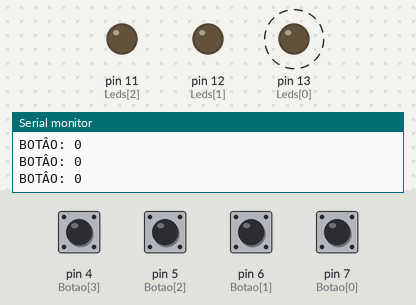
The sketch below on a simulated Arduino Uno, built with avr-gcc and run on an emulated ATmega328P. Parts: output pins drawn as LEDs (lit = HIGH), the last lines printed to the serial monitor. Dashed ring = blinking. Inputs (shaded band) come from the test bench; at power-on: pin 4 (Botao[3]), pin 5 (Botao[2]), pin 6 (Botao[1]), pin 7 (Botao[0]) LOW.

Above: at 1.25 s.
1.3 s: pin 6 (Botao[1]) pulled HIGH for 0.15 s
At 1.45 s:
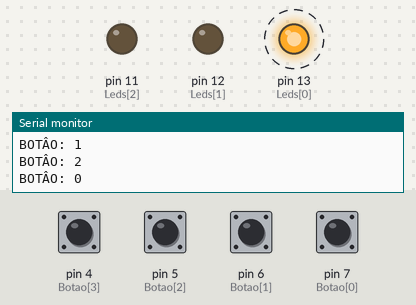
4.3 s: pin 7 (Botao[0]) pulled HIGH for 0.15 s
At 4.46 s:
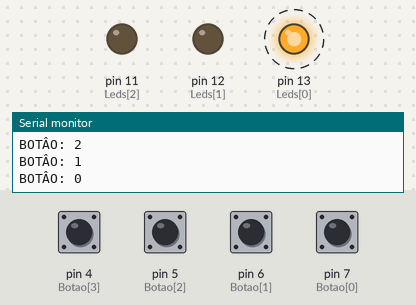
7.3 s: pin 7 (Botao[0]) pulled HIGH for 1 s
At 7.67 s:
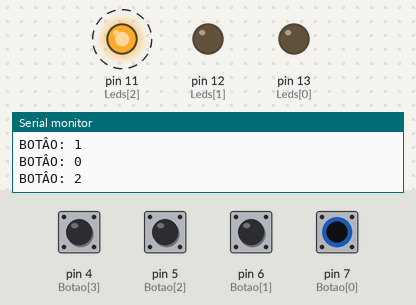
10.3 s: pin 6 (Botao[1]) pulled HIGH for 1 s
At 10.48 s:
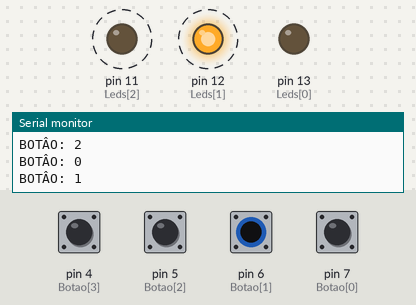
Timing chart, 0 to 15.3 s (numbered marks = the images above; inputs shaded):
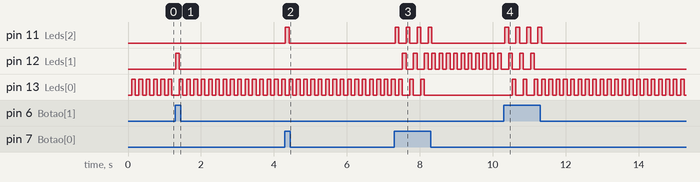

The sketch:

_ex5_.ino
```cpp
//Variáveis Globais
const byte Leds[3] = {13, 12, 11};
const byte Botao[4] = {7, 6, 5, 4};
void setup() {
  Serial.begin(9600);
  //Declaraçao leds
  byte led;
  for(led =0; led <= 2; led++){
    pinMode(Leds[led], OUTPUT);
  }
  //Declaração botão
  byte b;
  for(b = 0; b <= 1; b++){
    pinMode(Botao[b], INPUT);
  }

}

void loop() {
  byte i;
  static byte s_b = 0;


  //BOTOES CONTROLADORES DE TEMPO
  bool btn2 = digitalRead(Botao[2]);
  bool btn3 = digitalRead(Botao[3]);
  for(i = 0; i <= 1; i++){
    delay(50);
    if(digitalRead(Botao[0]) == true)
      if(s_b == 0){
          s_b = 2;
      }
      else{
          s_b -= 1;
      }

    if(digitalRead(Botao[1]) == true)
      if(s_b == 2){
        s_b = 0;
      }
      else{
        s_b += 1;
      }
      Serial.print("BOTÂO: ");
      Serial.println(s_b);

  }
    switch(s_b){
        case 0:
          if(s_b == 0){
            //ligar
            inverteLED(Leds[0]);
            //Desligar
            digitalWrite(Leds[1], LOW);
            digitalWrite(Leds[2], LOW);
          }
          break;
        case 1:
           if(s_b == 1){
           //ligar
            inverteLED(Leds[1]);
            //Desligar
            digitalWrite(Leds[0], LOW);
            digitalWrite(Leds[2], LOW);
          }
          break;

        case 2:
           if(s_b == 2){
            //ligar
            inverteLED(Leds[2]);
            //Desligar
            digitalWrite(Leds[1], LOW);
            digitalWrite(Leds[0], LOW);
          }
          break;
    }

}
//Declaração de função
void inverteLED(byte pinoLED){
      digitalWrite(pinoLED, ! digitalRead(pinoLED));
 }
```

Measured:
- after the input at 1.3 s, pin 12 (Leds[1]): LOW → HIGH at once, → LOW 0.10 s later
- after the input at 4.3 s, pin 11 (Leds[2]): LOW → HIGH at once, → LOW 0.10 s later
- after the input at 7.3 s, pin 11 (Leds[2]): alternates HIGH for 0.10 s and LOW for 0.20 s, 8 changes in all, then stays LOW, starting at once; pin 12 (Leds[1]): goes HIGH 0.10 s, LOW 0.20 s, HIGH 0.10 s, LOW 0.20 s, 10 × (HIGH 0.10 s, LOW 0.10 s), HIGH 0.10 s, then LOW, starting after 0.23 s
- after the input at 10.3 s, pin 11 (Leds[2]): alternates HIGH for 0.10 s and LOW for 0.20 s, 8 changes in all, then stays LOW, starting at once; pin 12 (Leds[1]): alternates HIGH for 0.10 s and LOW for 0.20 s, 6 changes in all, then stays LOW, starting after 0.14 s
- by itself, pin 13 (Leds[0]): repeats every 0.30 s: HIGH 0.10 s, LOW 0.20 s, until it stays LOW from 8.1 s
